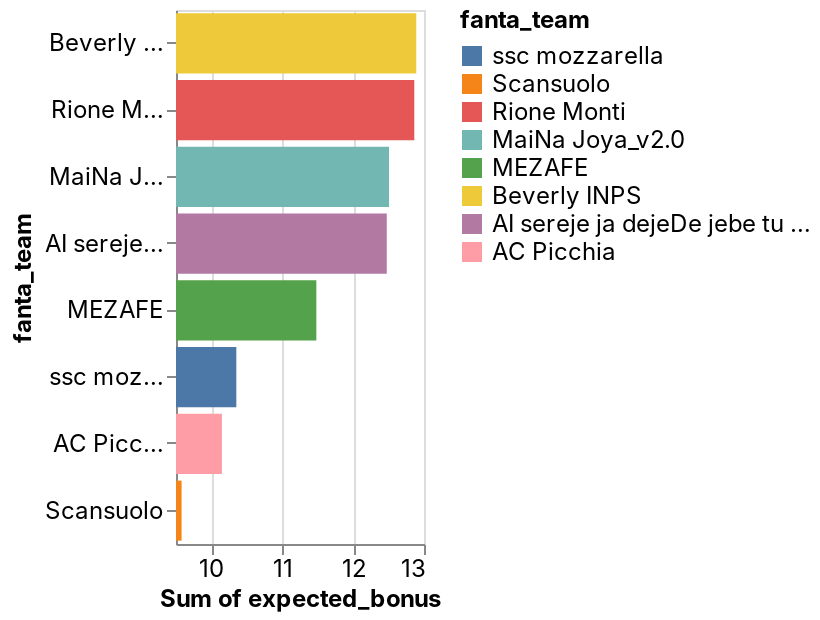

Here is the notebook cell this chart was saved with:
### Code cell
_deepnote_run_altair(predictions, """{"$schema":"https://vega.github.io/schema/vega-lite/v4.json","mark":{"type":"bar","tooltip":{"content":"data"}},"height":220,"autosize":{"type":"fit"},"data":{"name":"placeholder"},"encoding":{"x":{"field":"expected_bonus","type":"quantitative","sort":null,"scale":{"type":"linear","zero":false},"aggregate":"sum"},"y":{"field":"fanta_team","type":"nominal","sort":{"order":"descending","encoding":"x"},"scale":{"type":"linear","zero":true}},"color":{"field":"fanta_team","type":"nominal","sort":null,"scale":{"type":"linear","zero":false}}}}""")

### Figure 1 — Vega-Lite specification as saved in the notebook (floating-point values rounded to 4 significant figures; data arrays with more than 128 entries replaced by an {"elided": "..."} marker saying what was removed)
{"config": {"view": {"continuousWidth": 400, "continuousHeight": 300}, "area": {"fill": "#51C0E9"}, "axis": {"labelFont": "Inter, sans-serif", "labelFontSize": 12, "labelFontWeight": "normal", "labelLimit": 60, "labelOverlap": "greedy", "titleFont": "Inter, sans-serif", "titleFontSize": 12, "titleFontWeight": "bold"}, "background": "#ffffff", "legend": {"labelFont": "Inter, sans-serif", "labelFontSize": 12, "titleFont": "Inter, sans-serif", "titleFontSize": 12, "titleFontWeight": "bold"}, "line": {"stroke": "#51C0E9", "strokeWidth": 2}, "rect": {"fill": "#51C0E9"}, "title": {"anchor": "start", "color": "#000000", "font": "Inter, sans-serif", "fontSize": 22, "fontWeight": "normal"}}, "data": {"name": "data-f33a5edda6243f96b94454906e9a5386"}, "mark": {"type": "bar", "tooltip": {"content": "data"}}, "autosize": {"type": "fit"}, "encoding": {"color": {"type": "nominal", "field": "fanta_team", "scale": {"type": "linear", "zero": false}, "sort": null}, "x": {"type": "quantitative", "aggregate": "sum", "field": "expected_bonus", "scale": {"type": "linear", "zero": false}, "sort": null}, "y": {"type": "nominal", "field": "fanta_team", "scale": {"type": "linear", "zero": true}, "sort": {"encoding": "x", "order": "descending"}}}, "height": 300, "width": "container", "$schema": "https://vega.github.io/schema/vega-lite/v4.json", "datasets": {"data-f33a5edda6243f96b94454906e9a5386": {"elided": "166 records"}}}
